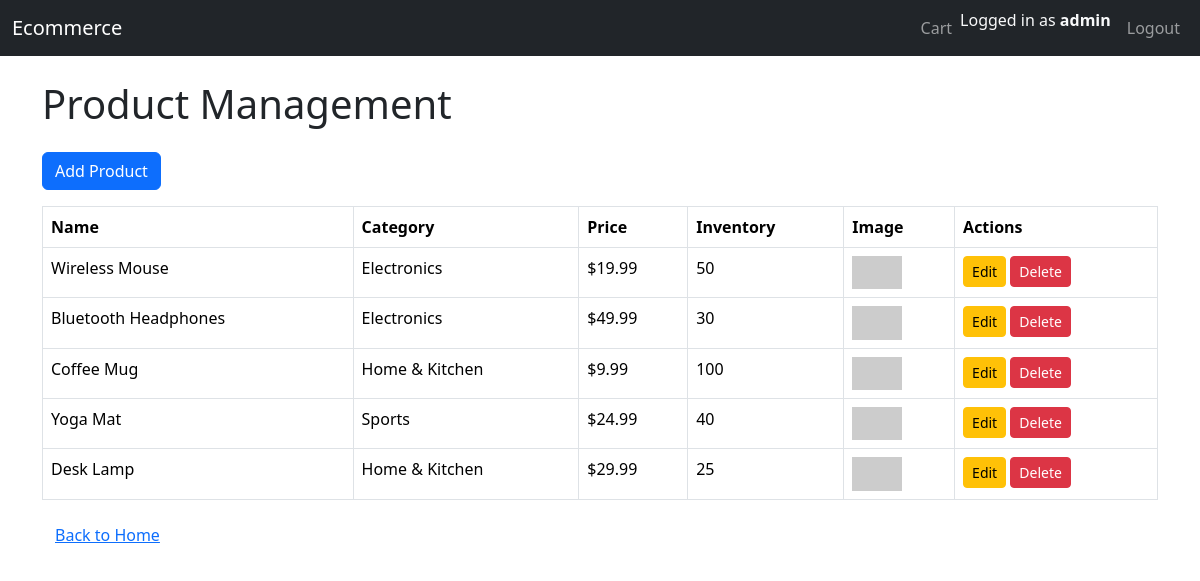
The app's page /admin_products (signed in) with its own data.
### models/__init__.py (models this page shows)
class User(db.Model):
    id = db.Column(db.Integer, primary_key=True)
    username = db.Column(db.String(80), unique=True, nullable=False)
    password = db.Column(db.String(120), nullable=False)

class Product(db.Model):
    id = db.Column(db.Integer, primary_key=True)
    name = db.Column(db.String(120), nullable=False)
    price = db.Column(db.Float, nullable=False)
    description = db.Column(db.Text, nullable=True)
    category = db.Column(db.String(80), nullable=True)
    image_url = db.Column(db.String(255), nullable=True)
    inventory = db.Column(db.Integer, nullable=False, default=0)

### app.py (the view)
@app.route('/admin_products')
def admin_products():
    user_id = session.get('user_id')
    user = User.query.get(user_id) if user_id else None
    if not user or user.username != 'admin':
        return redirect(url_for('login'))
    products = Product.query.all()
    return render_template('admin_products.html', products=products)

### app.py (called while the page is built)
@app.context_processor
def inject_user():
    user = None
    user_id = session.get('user_id')
    if user_id:
        user = User.query.get(user_id)
    return dict(current_user=user)

### templates/admin_products.html (shortened to what this page needs)
{% extends 'base.html' %}
{% block content %}
<h1 class="mb-4">Product Management</h1>
<a href="{{ url_for('add_product') }}" class="btn btn-primary mb-3">Add Product</a>
<table class="table table-bordered">
    <thead>
        <tr>
            <th>Name</th>
            <th>Category</th>
            <th>Price</th>
            <th>Inventory</th>
            <th>Image</th>
            <th>Actions</th>
        </tr>
    </thead>
    <tbody>
        {% for product in products %}
        <tr>
            <td>{{ product.name }}</td>
            <td>{{ product.category }}</td>
            <td>${{ product.price }}</td>
            <td>{{ product.inventory }}</td>
            <td>{% if product.image_url %}<img src="{{ product.image_url }}" width="50">{% endif %}</td>
            <td>
                <a href="{{ url_for('edit_product', product_id=product.id) }}" class="btn btn-sm btn-warning">Edit</a>
                <form action="{{ url_for('delete_product', product_id=product.id) }}" method="post" style="display:inline;">
                    <button type="submit" class="btn btn-sm btn-danger">Delete</button>
                </form>
            </td>
        </tr>
        {% endfor %}
    </tbody>
</table>
<a href="{{ url_for('home') }}" class="btn btn-link">Back to Home</a>
{% endblock %}

### templates/base.html (shortened to what this page needs)
<!DOCTYPE html>
<html lang="en">
<head>
    <link href="https://cdn.jsdelivr.net/npm/bootstrap@5.3.2/dist/css/bootstrap.min.css" rel="stylesheet">
</head>
<body>
<nav class="navbar navbar-expand-lg navbar-dark bg-dark mb-4">
  <div class="container-fluid">
    <a class="navbar-brand" href="{{ url_for('home') }}">Ecommerce</a>
    <div class="collapse navbar-collapse">
      <ul class="navbar-nav ms-auto">
        {% if session.user_id %}
            <li class="nav-item"><a class="nav-link" href="{{ url_for('cart') }}">Cart</a></li>
            <li class="nav-item">
              <span class="navbar-text text-light me-2">
                {% if current_user %}Logged in as <strong>{{ current_user.username }}</strong>{% endif %}
              </span>
            </li>
            <li class="nav-item"><a class="nav-link" href="{{ url_for('logout') }}">Logout</a></li>
        {% else %}
          <li class="nav-item"><a class="nav-link" href="{{ url_for('login') }}">Login</a></li>
          <li class="nav-item"><a class="nav-link" href="{{ url_for('register') }}">Register</a></li>
        {% endif %}
      </ul>
    </div>
  </div>
</nav>
<div class="container">
    {% block content %}{% endblock %}
</div>
</body>
</html>

### records on screen
User: username "admin"
Product: name "Wireless Mouse", category "Electronics", price "19.99", inventory "50"
Product: name "Bluetooth Headphones", category "Electronics", price "49.99", inventory "30"
Product: name "Coffee Mug", category "Home & Kitchen", price "9.99", inventory "100"
Product: name "Yoga Mat", category "Sports", price "24.99", inventory "40"
Product: name "Desk Lamp", category "Home & Kitchen", price "29.99", inventory "25"
